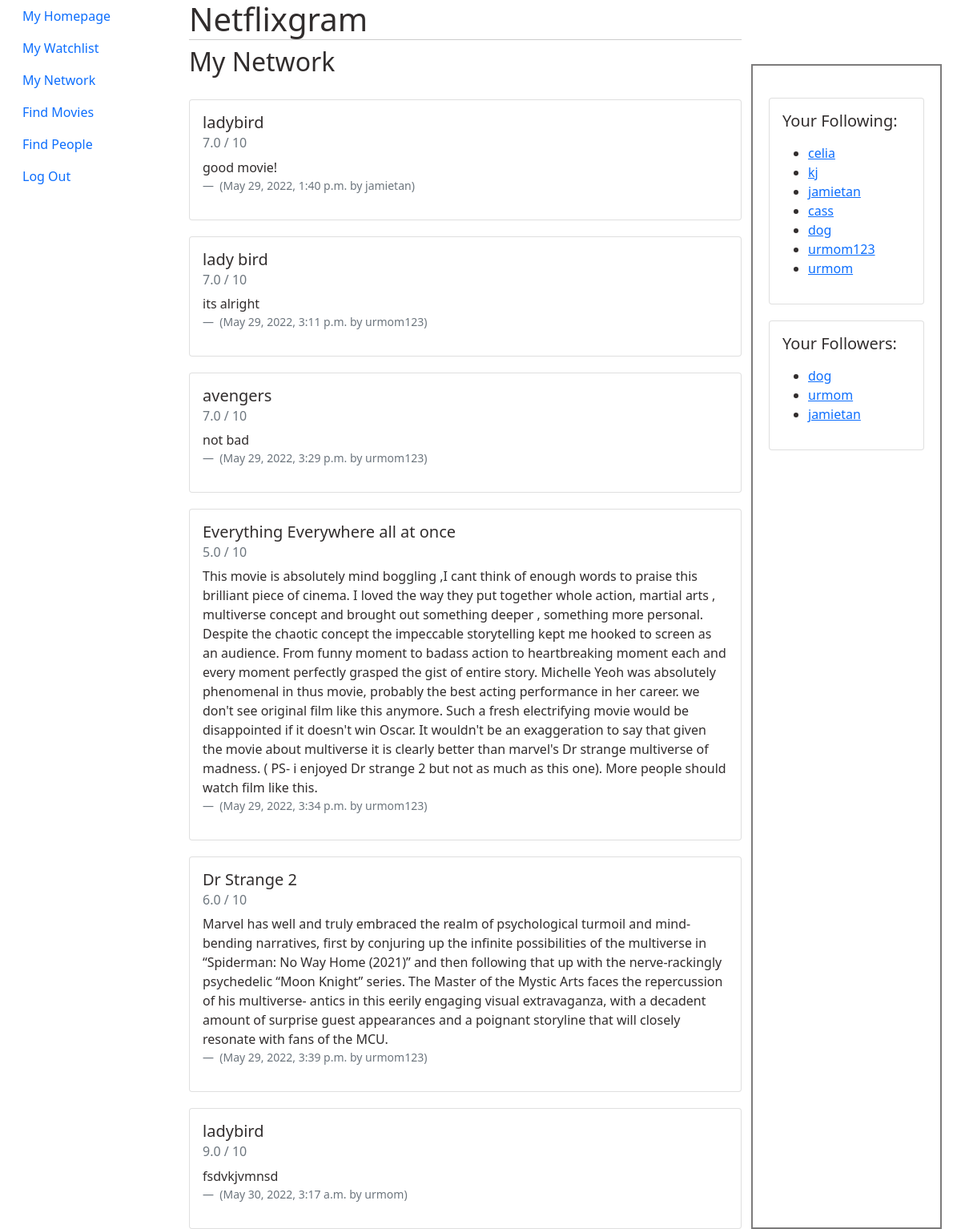
The page /my_network/ (signed in) on the database its author committed.
### api/models.py (models this page shows, shortened)
class Review(models.Model):
    user = models.ForeignKey(
        User, related_name="reviews", on_delete=models.DO_NOTHING
    )
    movie = models.CharField(max_length=100)
    my_rating = models.DecimalField(max_digits=2, decimal_places=1, default=0.0)
    my_review = models.CharField(max_length=1000)
    created_at = models.DateTimeField(auto_now_add=True)

class Profile(models.Model):
    user = models.OneToOneField(User, on_delete=models.CASCADE)
    follows = models.ManyToManyField(
        "self",
        related_name="followed_by",
        symmetrical=False,
        blank=True
    )
    def __str__(self):
        return self.user.username

### api/views.py (the view)
# urls.py: path('my_network/', my_network, name='my_network'),
def my_network(request):
    user = request.user.profile
    return render(request, "my_network.html", {"user": user})

### api/templates/my_network.html
{% extends "base.html" %}
{% block content %}
<div class="container-fluid">
    <div class="row">
        <div class="col">
          <h1>Netflixgram</h1>
            <h2>My Network</h2>
          <div class="row">
            <class = "col-6">
                {% for following in user.follows.all %}
                    {% for review in following.user.reviews.all %}
                        <div class="card">
                            <div class="card-body">
                                <h5 class="card-title">{{ review.movie }}</h5>
                                <h6 class="card-subtitle mb-2 text-muted">{{ review.my_rating }} / 10 </h6>
                                <p class="card-text">{{ review.my_review }} </p>
                                <footer class="blockquote-footer"> ({{ review.created_at }} by {{ review.user.username }}) </footer>
                            </div>
                        </div>
                    {% endfor %}
                {% endfor %}
            </div>
        </div>
        <div class="col-3", id="review-col">
            <div class="card">
                <div class="card-body">
                    <h5 class="card-title">Your Following:</h5>
                    <p class="card-text">
                        <ul>
                        {% for following in user.follows.all %}
                            <li>
                                <a href="{% url 'profile' following.id %}">
                                    {{ following }}
                                </a>
                            </li>
                        {% endfor %}
                        </ul>
                    </p>
                </div>
            </div>
            <div class="card">
                <div class="card-body">
                    <h5 class="card-title">Your Followers:</h5>
                    <p class="card-text">
                        <ul>
                        {% for follower in user.followed_by.all %}
                            <li>
                                <a href="{% url 'profile' follower.id %}">
                                    {{ follower }}
                                </a>
                            </li>
                        {% endfor %}
                        </ul>
                    </p>
                </div>
            </div>
        </div>
        </div>
{% endblock %}

### api/templates/base.html (shortened to what this page needs)
<!DOCTYPE html>
<html lang="en">
<head>
  {% load static %}
  <link rel="stylesheet" href="{% static 'css/styles.css' %}">
  <link href="https://cdn.jsdelivr.net/npm/bootstrap@5.1.3/dist/css/bootstrap.min.css" rel="stylesheet">
</head>
<body>
  <div class="container-fluid">
    <div class="row">
      <div class="col-sm-2">
      {% block sidebar %}
        <ul class="nav flex-column">
          <li class="nav-item">
            <a class="nav-link active" href="{% url 'index' %}">My Homepage</a>
          </li>
          <li class="nav-item">
            <a class="nav-link active" href="{% url 'my_watchlist' %}">My Watchlist</a>
          </li>
          <li class="nav-item">
            <a class="nav-link" href="{% url 'my_network' %}">My Network</a>
          </li>
          <li class="nav-item">
            <a class="nav-link" href="{% url 'data' %}">Find Movies</a>
          </li>
          <li class="nav-item">
            <a class="nav-link" href= "{% url 'profile_list' %}">Find People</a>
          </li>
          <li class="nav-item">
            <a class="nav-link" href= "{% url 'logout' %}">Log Out</a>
          </li>
        </ul>
     {% endblock %}
      </div>
      <div class="col-sm-10 ">{% block content %}{% endblock %}</div>
    </div>
  </div>
</body>
</html>

### api/static/css/styles.css (style rules this page uses)
* { margin: 0; padding: 0; box-sizing: border-box; color: rgb(49, 45, 45); }
h1 { font-size: 2em; font-style: bold; width: 100%; height: 50px; border-bottom: 1px solid #ccc; }
#review-col { margin-top: 80px; padding: 20px; border: 2px solid rgb(124, 123, 123); }
.card { margin-top: 20px; }

### rows shown on the page
Profile: user.username "jamietan"
Review: movie "ladybird", my_rating "7.0", my_review "good movie!", created_at "May 29, 2022, 1:40 p.m.", user.username "jamietan"
Profile: user.username "urmom123"
Review: movie "lady bird", my_rating "7.0", my_review "its alright", created_at "May 29, 2022, 3:11 p.m.", user.username "urmom123"
Review: movie "avengers", my_rating "7.0", my_review "not bad", created_at "May 29, 2022, 3:29 p.m.", user.username "urmom123"
Review: movie "Everything Everywhere all at once", my_rating "5.0", my_review "This movie is absolutely mind boggling ,I cant think of enough words to praise this brilliant piece of cinema. I loved the way they put together whole action, martial arts , multiverse concept and brought out something deeper , something more personal. Despite the chaotic concept the impeccable storytelling kept me hooked to screen as an audience. From funny moment to badass action to heartbreaking moment each and every moment perfectly grasped the gist of entire story. Michelle Yeoh was absolutely phenomenal in thus movie, probably the best acting performance in her career. we don't see original film like this anymore. Such a fresh electrifying movie would be disappointed if it doesn't win…", created_at "May 29, 2022, 3:34 p.m.", user.username "urmom123"
Review: movie "Dr Strange 2", my_rating "6.0", my_review "Marvel has well and truly embraced the realm of psychological turmoil and mind-bending narratives, first by conjuring up the infinite possibilities of the multiverse in “Spiderman: No Way Home (2021)” and then following that up with the nerve-rackingly psychedelic “Moon Knight” series. The Master of the Mystic Arts faces the repercussion of his multiverse- antics in this eerily engaging visual extravaganza, with a decadent amount of surprise guest appearances and a poignant storyline that will closely resonate with fans of the MCU.", created_at "May 29, 2022, 3:39 p.m.", user.username "urmom123"
Profile: user.username "urmom"
Review: movie "ladybird", my_rating "9.0", my_review "fsdvkjvmnsd", created_at "May 30, 2022, 3:17 a.m.", user.username "urmom"
Profile: user.username "celia"
Profile: user.username "kj"
Profile: user.username "cass"
Profile: user.username "dog"
